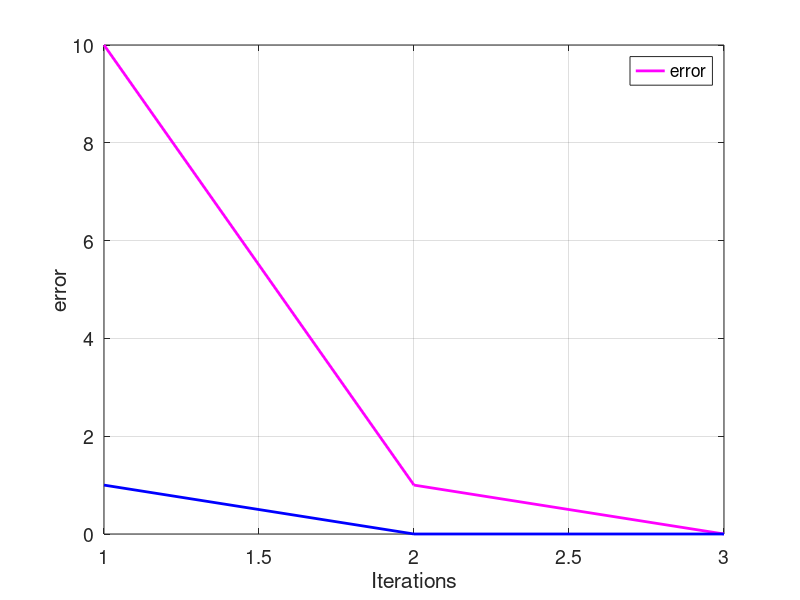

Write MATLAB code to recreate this figure.
init_value = 1
i=1;
e(i)= 10;
while(e(i)>0.001)
if(i == 1)
    x(i) = init_value;
end
g(i)= real(sqrt((5)/(x(i)-10)));
i = i + 1
x(i) = g(i-1);
e(i) = abs(x(i-1)-x(i));
if (e(i) > 50);
    break;
end
end



tamanio = size (e);
ite = 1:1:tamanio(2);

figure('DefaultAxesFontSize',14)
set(gcf,'color', 'white');
plot(ite,e,'color',[1 0 1],'linewidth',2);
grid on
hold on
plot(ite,x,'color',[0 0 1],'linewidth',2);
xlabel('Iterations')
ylabel('error')
legend('error')